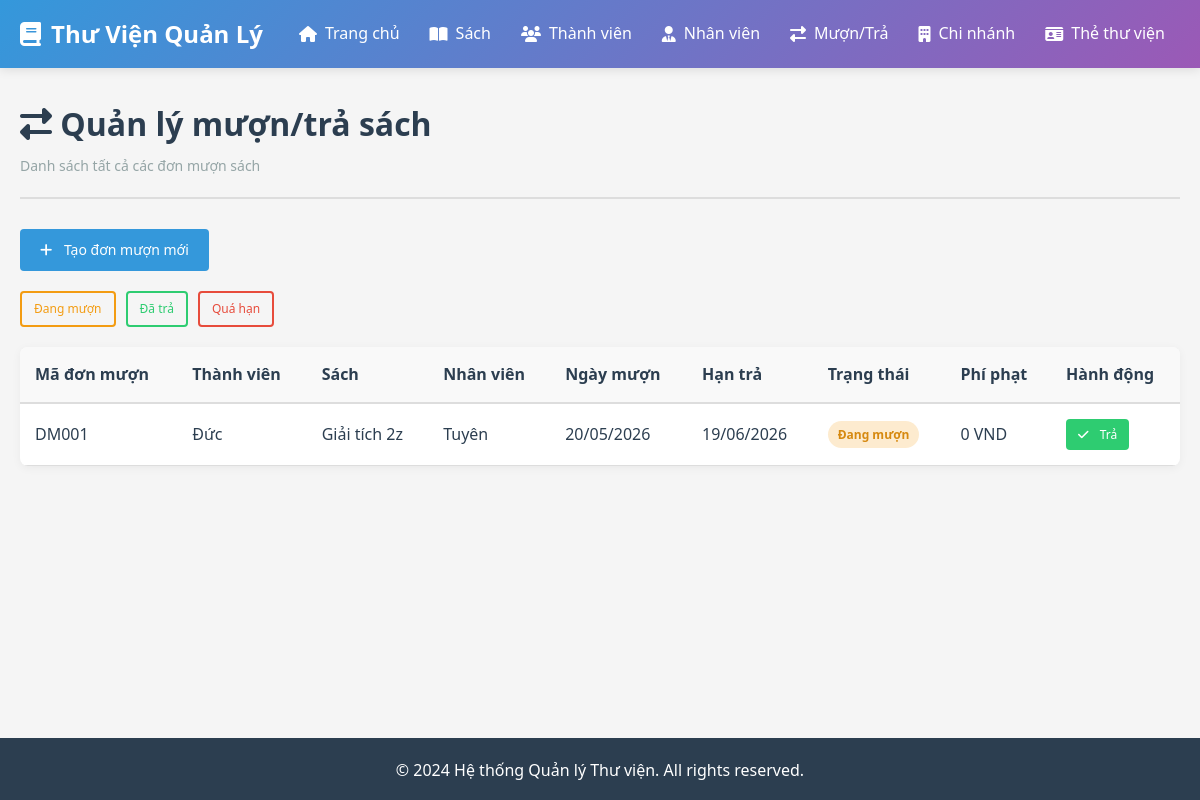
/don-muon, run on an earlier commit of the app's database.
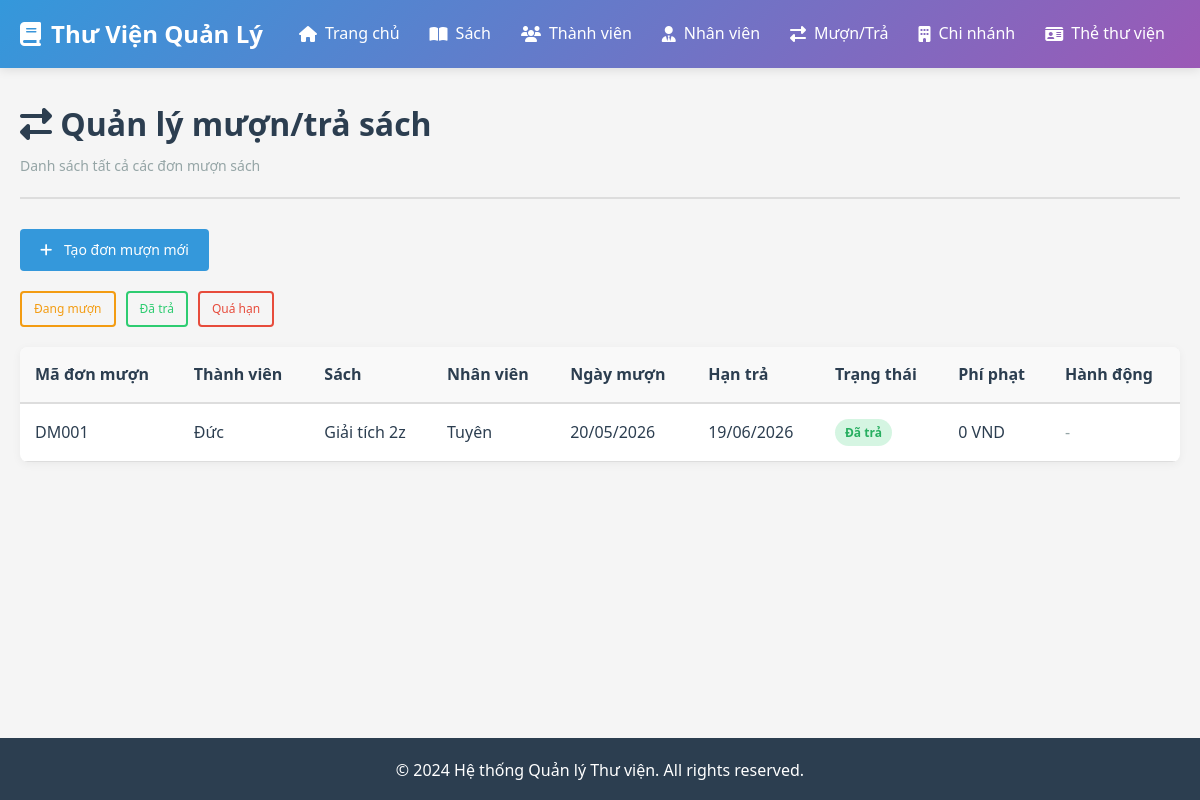
And on a later commit of the database.
### app/models/__init__.py (models this page shows, shortened)
class DonMuon(db.Model):
    __tablename__ = 'don_muon'
    ma_don_muon = db.Column(db.String(20), primary_key=True)
    ma_thanh_vien = db.Column(db.String(10), db.ForeignKey('thanh_vien.ma_thanh_vien'), nullable=False)
    ma_ban_sao = db.Column(db.String(20), db.ForeignKey('ban_sao.ma_ban_sao'), nullable=False)
    ma_nv = db.Column(db.String(10), db.ForeignKey('nhan_vien.ma_nv'), nullable=False)
    ngay_muon = db.Column(db.Date, default=datetime.now, nullable=False)
    han_tra = db.Column(db.Date, nullable=False)
    ngay_tra_thuc_te = db.Column(db.Date)
    phu_phat = db.Column(db.Float, default=0)
    trang_thai = db.Column(db.String(50), default='Đang mượn')  # Đang mượn, Đã trả, Quá hạn

class ThanhVien(db.Model):
    __tablename__ = 'thanh_vien'
    ma_thanh_vien = db.Column(db.String(10), primary_key=True)
    ho_ten = db.Column(db.String(150), nullable=False)
    sdt = db.Column(db.String(15))
    email = db.Column(db.String(100))
    ngay_dang_ky = db.Column(db.Date, default=datetime.now)
    ghi_chu = db.Column(db.Text)
    the_thu_vien = db.relationship('TheThuVien', backref='thanh_vien', lazy=True, cascade='all, delete-orphan', uselist=False)
    don_muon = db.relationship('DonMuon', backref='thanh_vien', lazy=True, cascade='all, delete-orphan')

class Sach(db.Model):
    __tablename__ = 'sach'
    ma_sach = db.Column(db.String(10), primary_key=True)
    ten_sach = db.Column(db.String(200), nullable=False)
    tac_gia = db.Column(db.String(150))
    nam_xb = db.Column(db.Integer)
    nha_xb = db.Column(db.String(150))
    so_luong = db.Column(db.Integer, default=0)
    ma_tl = db.Column(db.String(10), db.ForeignKey('thai_loai.ma_tl'), nullable=False)
    ma_ncc = db.Column(db.String(10), db.ForeignKey('nha_cung_cap.ma_ncc'))
    ban_sao = db.relationship('BanSao', backref='sach', lazy=True, cascade='all, delete-orphan')

class NhanVien(db.Model):
    __tablename__ = 'nhan_vien'
    ma_nv = db.Column(db.String(10), primary_key=True)
    ho_ten = db.Column(db.String(150), nullable=False)
    dia_chi = db.Column(db.String(255))
    sdt = db.Column(db.String(15))
    email = db.Column(db.String(100))
    ma_chi_nhanh = db.Column(db.String(10), db.ForeignKey('chi_nhanh.ma_chi_nhanh'), nullable=False)
    ngay_vao = db.Column(db.Date, default=datetime.now)
    ca_lam = db.relationship('CaLam', backref='nhan_vien', lazy=True, cascade='all, delete-orphan')
    don_muon = db.relationship('DonMuon', foreign_keys='DonMuon.ma_nv', backref='nhan_vien', lazy=True)

### app/routes/__init__.py (the view)
@bp.route('/don-muon')
def danh_sach_don_muon():
    page = request.args.get('page', 1, type=int)
    trang_thai = request.args.get('trang_thai', None)
    query = db.select(DonMuon)
    if trang_thai:
        query = query.where(DonMuon.trang_thai == trang_thai)
    don_muon = db.paginate(query, page=page, per_page=10)
    return render_template('don_muon/danh_sach.html', don_muon=don_muon, trang_thai=trang_thai)

### app/templates/don_muon/danh_sach.html (shortened to what this page needs)
{% extends "base.html" %}
{% block content %}
<div class="page-header">
    <h1><i class="fas fa-exchange-alt"></i> Quản lý mượn/trả sách</h1>
    <p>Danh sách tất cả các đơn mượn sách</p>
</div>
<div class="toolbar">
    <a href="{{ url_for('main.them_don_muon') }}" class="btn btn-primary">
        <i class="fas fa-plus"></i> Tạo đơn mượn mới
    </a>
</div>
<div class="filter-bar">
    <a href="{{ url_for('main.danh_sach_don_muon', trang_thai='Đang mượn') }}" class="btn btn-sm {% if trang_thai == 'Đang mượn' %}btn-warning{% else %}btn-outline-warning{% endif %}">
        Đang mượn
    </a>
    <a href="{{ url_for('main.danh_sach_don_muon', trang_thai='Đã trả') }}" class="btn btn-sm {% if trang_thai == 'Đã trả' %}btn-success{% else %}btn-outline-success{% endif %}">
        Đã trả
    </a>
    <a href="{{ url_for('main.danh_sach_don_muon', trang_thai='Quá hạn') }}" class="btn btn-sm {% if trang_thai == 'Quá hạn' %}btn-danger{% else %}btn-outline-danger{% endif %}">
        Quá hạn
    </a>
</div>
<div class="table-responsive">
    <table class="table">
        <thead>
            <tr>
                <th>Mã đơn mượn</th>
                <th>Thành viên</th>
                <th>Sách</th>
                <th>Nhân viên</th>
                <th>Ngày mượn</th>
                <th>Hạn trả</th>
                <th>Trạng thái</th>
                <th>Phí phạt</th>
                <th>Hành động</th>
            </tr>
        </thead>
        <tbody>
            {% for dm in don_muon.items %}
            <tr>
                <td>{{ dm.ma_don_muon }}</td>
                <td>{{ dm.thanh_vien.ho_ten if dm.thanh_vien else 'N/A' }}</td>
                <td>{{ dm.ban_sao.sach.ten_sach if dm.ban_sao else 'N/A' }}</td>
                <td>{{ dm.nhan_vien.ho_ten if dm.nhan_vien else 'N/A' }}</td>
                <td>{{ dm.ngay_muon.strftime('%d/%m/%Y') }}</td>
                <td>{{ dm.han_tra.strftime('%d/%m/%Y') }}</td>
                <td>
                    {% if dm.trang_thai == 'Đang mượn' %}
                        <span class="badge badge-warning">Đang mượn</span>
                    {% elif dm.trang_thai == 'Đã trả' %}
                        <span class="badge badge-success">Đã trả</span>
                    {% else %}
                        <span class="badge badge-danger">Quá hạn</span>
                    {% endif %}
                </td>
                <td>
                    {% if dm.phu_phat > 0 %}
                        <span class="badge badge-danger">{{ dm.phu_phat|int }} VND</span>
                    {% else %}
                        0 VND
                    {% endif %}
                </td>
                <td>
                    {% if dm.trang_thai == 'Đang mượn' or dm.trang_thai == 'Quá hạn' %}
                        <a href="{{ url_for('main.tra_sach', ma_don_muon=dm.ma_don_muon) }}" class="btn btn-sm btn-success">
                            <i class="fas fa-check"></i> Trả
                        </a>
                    {% else %}
                        <span class="text-muted">-</span>
                    {% endif %}
                </td>
            </tr>
            {% else %}
            <tr>
                <td colspan="9" class="text-center">Không có đơn mượn nào</td>
            </tr>
            {% endfor %}
        </tbody>
    </table>
</div>
{% endblock %}

### app/templates/base.html (shortened to what this page needs)
<!DOCTYPE html>
<html lang="vi">
<head>
    <link rel="stylesheet" href="{{ url_for('static', filename='css/style.css') }}">
    <link href="https://cdnjs.cloudflare.com/ajax/libs/font-awesome/6.4.0/css/all.min.css" rel="stylesheet">
</head>
<body>
    <nav class="navbar">
        <div class="navbar-container">
            <div class="navbar-brand">
                <i class="fas fa-book"></i>
                <span>Thư Viện Quản Lý</span>
            </div>
            <ul class="navbar-menu">
                <li><a href="{{ url_for('main.index') }}"><i class="fas fa-home"></i> Trang chủ</a></li>
                <li><a href="{{ url_for('main.danh_sach_sach') }}"><i class="fas fa-book-open"></i> Sách</a></li>
                <li><a href="{{ url_for('main.danh_sach_thanh_vien') }}"><i class="fas fa-users"></i> Thành viên</a></li>
                <li><a href="{{ url_for('main.danh_sach_nhan_vien') }}"><i class="fas fa-user-tie"></i> Nhân viên</a></li>
                <li><a href="{{ url_for('main.danh_sach_don_muon') }}"><i class="fas fa-exchange-alt"></i> Mượn/Trả</a></li>
                <li><a href="{{ url_for('main.danh_sach_chi_nhanh') }}"><i class="fas fa-building"></i> Chi nhánh</a></li>
                <li><a href="{{ url_for('main.danh_sach_the_thu_vien') }}"><i class="fas fa-id-card"></i> Thẻ thư viện</a></li>
            </ul>
        </div>
    </nav>
    <div class="container">
        {% block content %}{% endblock %}
    </div>
    <footer class="footer">
        <p>&copy; 2024 Hệ thống Quản lý Thư viện. All rights reserved.</p>
    </footer>
</body>
</html>

### app/static/css/style.css (style rules this page uses)
:root { --primary: #3498db; --success: #2ecc71; --danger: #e74c3c; --warning: #f39c12; --info: #9b59b6; --light: #ecf0f1; --dark: #2c3e50; --gray: #95a5a6; --border: #ddd; }
* { margin: 0; padding: 0; box-sizing: border-box; }
body { font-family: 'Segoe UI', Tahoma, Geneva, Verdana, sans-serif; background-color: #f5f5f5; color: var(--dark); line-height: 1.6; }
.navbar { background: linear-gradient(135deg, var(--primary), var(--info)); color: white; padding: 0; box-shadow: 0 2px 10px rgba(0,0,0,0.1); position: sticky; top: 0; z-index: 1000; }
.navbar-container { max-width: 1400px; margin: 0 auto; display: flex; justify-content: space-between; align-items: center; padding: 0 20px; }
.navbar-brand { font-size: 24px; font-weight: bold; display: flex; align-items: center; gap: 10px; padding: 15px 0; }
.navbar-menu { list-style: none; display: flex; gap: 0; flex-wrap: wrap; }
.navbar-menu li a { color: white; text-decoration: none; padding: 15px 15px; display: flex; align-items: center; gap: 8px; transition: background 0.3s; }
.container { max-width: 1400px; margin: 30px auto; padding: 0 20px; min-height: calc(100vh - 200px); }
.page-header { margin-bottom: 30px; padding-bottom: 20px; border-bottom: 2px solid var(--border); }
.page-header h1 { font-size: 32px; margin-bottom: 5px; color: var(--dark); }
.page-header p { color: var(--gray); font-size: 14px; }
.btn { display: inline-block; padding: 10px 20px; border: none; border-radius: 4px; cursor: pointer; text-decoration: none; font-size: 14px; transition: all 0.3s; font-weight: 500; text-align: center; }
.btn i { margin-right: 8px; }
.btn-primary { background: var(--primary); color: white; }
.btn-sm { padding: 6px 12px; font-size: 12px; }
.btn-outline-warning { border: 2px solid var(--warning); color: var(--warning); background: transparent; }
.btn-outline-success { border: 2px solid var(--success); color: var(--success); background: transparent; }
.btn-outline-danger { border: 2px solid var(--danger); color: var(--danger); background: transparent; }
.table-responsive { overflow-x: auto; background: white; border-radius: 8px; box-shadow: 0 2px 10px rgba(0,0,0,0.05); margin-bottom: 20px; }
.table { width: 100%; border-collapse: collapse; margin: 0; }
.table thead { background: #f9f9f9; border-bottom: 2px solid var(--border); }
.table th { padding: 15px; text-align: left; font-weight: 600; color: var(--dark); }
.table td { padding: 15px; border-bottom: 1px solid var(--border); }
.text-muted { color: var(--gray); }
.badge { display: inline-block; padding: 4px 10px; border-radius: 20px; font-size: 12px; font-weight: 600; }
.badge-success { background: rgba(46, 204, 113, 0.2); color: #27ae60; }
.toolbar { margin-bottom: 20px; display: flex; gap: 10px; }
.filter-bar { display: flex; gap: 10px; margin-bottom: 20px; }
.footer { background: var(--dark); color: white; text-align: center; padding: 20px; margin-top: 40px; }

What changed in the data, as far as the page shows it:
changed DonMuon "DM001": trang_thai "Đang mượn Trả" → "Đã trả -"
